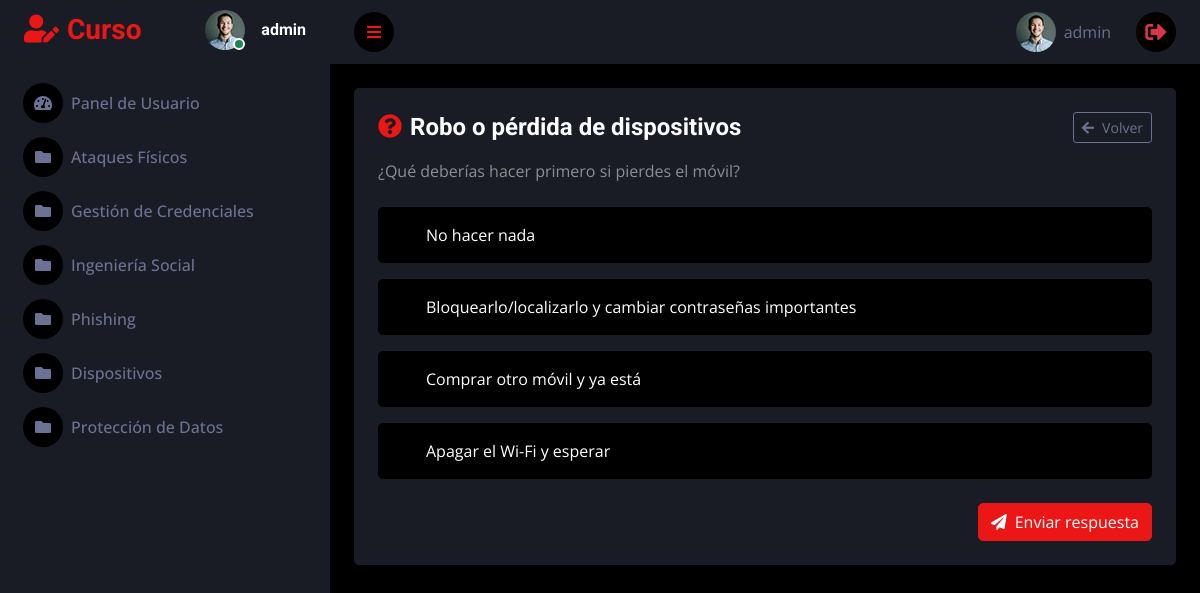
The app's page /challenge/2 (signed in) with its own data.
### tables this page shows
CREATE TABLE users (
            id TEXT PRIMARY KEY,
            name TEXT NOT NULL,
            email TEXT NOT NULL UNIQUE,
            password TEXT NOT NULL,
            age INTEGER NOT NULL,
            gender TEXT NOT NULL,
            studies TEXT NOT NULL
        );

CREATE TABLE categories (
            id INTEGER PRIMARY KEY AUTOINCREMENT,
            category_code TEXT NOT NULL UNIQUE,
            title TEXT NOT NULL
        );

CREATE TABLE challenges (
            id INTEGER PRIMARY KEY AUTOINCREMENT,
            title TEXT NOT NULL UNIQUE,
            is_training INTEGER NOT NULL DEFAULT 1,
            points INTEGER NOT NULL DEFAULT 0,
            question TEXT,
            correct_answer TEXT,
            option1 TEXT,
            option2 TEXT,
            option3 TEXT,
            option4 TEXT,
            is_practical INTEGER NOT NULL DEFAULT 0,
            content TEXT
        );

### app.py (the view)
@app.route("/challenge/<int:challenge_id>")
@login_required
def challenge_page(challenge_id):
    challenge = get_challenge_by_id(challenge_id)
    if not challenge:
        abort(404)
    completed = is_challenge_completed(current_user.id, challenge_id)
    return render_template(
        "challenge.html",
        challenge=challenge,
        completed=completed
    )

### app.py (called while the page is built)
def get_conn():
    conn = sqlite3.connect(app.config["DATABASE"])
    conn.row_factory = sqlite3.Row
    conn.execute("PRAGMA foreign_keys = ON;")
    return conn

def get_categories():
    with get_conn() as conn:
        rows = conn.execute("""
            SELECT category_code, title
            FROM categories
            ORDER BY id ASC
        """).fetchall()
        return [dict(r) for r in rows]

def is_challenge_completed(user_id: str, challenge_id: int) -> bool:
    with get_conn() as conn:
        row = conn.execute("""
            SELECT completed
            FROM user_challenge_progress
            WHERE user_id = ? AND challenge_id = ?
        """, (user_id, challenge_id)).fetchone()
        return bool(row["completed"]) if row else False

def get_challenge_by_id(challenge_id: int):
    with get_conn() as conn:
        row = conn.execute("""
            SELECT *
            FROM challenges
            WHERE id = ?
        """, (challenge_id,)).fetchone()
        return dict(row) if row else None

def get_user_by_username(username: str):
    with get_conn() as conn:
        cur = conn.execute("SELECT id, name, email, password, age, gender, studies FROM users WHERE id = ?", (username,))
        row = cur.fetchone()
        return dict(row) if row else None

@app.context_processor
def inject_globals():
    return dict(
        user=current_user,
        categories=get_categories()
    )

@login_manager.user_loader
def load_user(user_id):
    u = get_user_by_username(user_id)
    return User(u["id"], u["name"], u["email"], u["password"], u["age"], u["gender"], u["studies"]) if u else None

### templates/challenge.html (shortened to what this page needs)
<!DOCTYPE html>
<html lang="en">
<head>
    <link href="https://cdnjs.cloudflare.com/ajax/libs/font-awesome/5.10.0/css/all.min.css" rel="stylesheet">
    <link href="https://cdn.jsdelivr.net/npm/bootstrap-icons@1.4.1/font/bootstrap-icons.css" rel="stylesheet">
    <link href="{{ url_for('static', filename='lib/owlcarousel/assets/owl.carousel.min.css') }}" rel="stylesheet">
    <link href="{{ url_for('static', filename='lib/tempusdominus/css/tempusdominus-bootstrap-4.min.css') }}" rel="stylesheet">
    <link href="{{ url_for('static', filename='css/bootstrap.min.css') }}" rel="stylesheet">
    <link href="{{ url_for('static', filename='css/style.css') }}" rel="stylesheet">
</head>
<body>
<div class="container-fluid position-relative d-flex p-0">
    <div class="sidebar pe-4 pb-3">
        <nav class="navbar bg-secondary navbar-dark">
            <a href="{{ url_for('panel') }}" class="navbar-brand mx-4 mb-3">
                <h3 class="text-primary"><i class="fa fa-user-edit me-2"></i>Curso</h3>
            </a>
            <div class="d-flex align-items-center ms-4 mb-4">
                <div class="position-relative">
                    <img class="rounded-circle"
                         src="{{ url_for('static', filename='img/user.jpg') }}"
                         alt=""
                         style="width: 40px; height: 40px;">
                    <div class="bg-success rounded-circle border border-2 border-white position-absolute end-0 bottom-0 p-1"></div>
                </div>
                <div class="ms-3">
                    <h6 class="mb-0">{{ user.id }}</h6>
                </div>
            </div>
            <div class="navbar-nav w-100">
                <a href="{{ url_for('panel') }}" class="nav-item nav-link">
                    <i class="fa fa-tachometer-alt me-2"></i>Panel de Usuario
                </a>
                {% for c in categories %}
                <a href="{{ url_for('category_page', category_code=c.category_code) }}"
                   class="nav-item nav-link">
                    <i class="fa fa-folder me-2"></i>{{ c.title }}
                </a>
                {% endfor %}
            </div>
        </nav>
    </div>
    <div class="content">
        <nav class="navbar navbar-expand bg-secondary navbar-dark sticky-top px-4 py-0">
            <a href="#" class="sidebar-toggler flex-shrink-0">
                <i class="fa fa-bars"></i>
            </a>
            <div class="navbar-nav align-items-center ms-auto">
                <span class="nav-link d-flex align-items-center">
                    <img class="rounded-circle me-lg-2"
                         src="{{ url_for('static', filename='img/user.jpg') }}"
                         alt=""
                         style="width: 40px; height: 40px;">
                    <span class="d-none d-lg-inline-flex">{{ user.name }}</span>
                </span>
                <a href="{{ url_for('logout') }}" class="nav-link text-danger">
                    <i class="fa fa-sign-out-alt fa-lg"></i>
                </a>
            </div>
        </nav>
        <div class="container-fluid pt-4 px-4">
            <div class="bg-secondary rounded p-4">
                <div class="d-flex align-items-center justify-content-between mb-3">
                    <h4 class="mb-0">
                        <i class="fa fa-question-circle text-primary me-2"></i>{{ challenge.title }}
                    </h4>
                    {% if category_code %}
                    <a href="{{ url_for('category_page', category_code=category_code) }}" class="btn btn-outline-light btn-sm">
                        <i class="fa fa-arrow-left me-2"></i>Volver
                    </a>
                    {% else %}
                    <a href="{{ url_for('panel') }}" class="btn btn-outline-light btn-sm">
                        <i class="fa fa-arrow-left me-2"></i>Volver
                    </a>
                    {% endif %}
                </div>
                {% if not challenge.question %}
                    <div class="alert alert-warning mb-0">
                        Este reto no tiene una pregunta asociada.
                    </div>
                {% else %}
                    <p class="text-white-50 mb-4">{{ challenge.question }}</p>
                    <form method="post">
                        <div class="d-flex flex-column gap-3">
                            <label class="bg-dark rounded p-3 d-flex align-items-center" style="cursor:pointer;">
                                <input class="form-check-input me-3" type="radio" name="answer" value="{{ challenge.option1 }}" required>
                                <span class="text-white">{{ challenge.option1 }}</span>
                            </label>
                            <label class="bg-dark rounded p-3 d-flex align-items-center" style="cursor:pointer;">
                                <input class="form-check-input me-3" type="radio" name="answer" value="{{ challenge.option2 }}" required>
                                <span class="text-white">{{ challenge.option2 }}</span>
                            </label>
                            <label class="bg-dark rounded p-3 d-flex align-items-center" style="cursor:pointer;">
                                <input class="form-check-input me-3" type="radio" name="answer" value="{{ challenge.option3 }}" required>
                                <span class="text-white">{{ challenge.option3 }}</span>
                            </label>
                            <label class="bg-dark rounded p-3 d-flex align-items-center" style="cursor:pointer;">
                                <input class="form-check-input me-3" type="radio" name="answer" value="{{ challenge.option4 }}" required>
                                <span class="text-white">{{ challenge.option4 }}</span>
                            </label>
                        </div>
                        <div class="mt-4 d-flex justify-content-end">
                            <button type="submit" class="btn btn-primary">
                                <i class="fa fa-paper-plane me-2"></i>Enviar respuesta
                            </button>
                        </div>
                    </form>
                {% endif %}
            </div>
        </div>
    </div>
</div>
</body>
</html>

### static/css/style.css (style rules this page uses)
:root { --primary: #EB1616; --secondary: #191C24; --light: #6C7293; --dark: #000000; }
.btn { transition: .5s; }
.sidebar { position: fixed; top: 0; left: 0; bottom: 0; width: 330px; height: 100vh; overflow-y: auto; background: var(--secondary); transition: 0.5s; z-index: 999; }
.content { margin-left: 330px; min-height: 100vh; background: var(--dark); transition: 0.5s; }
@media (min-width: 992px) { .sidebar { margin-left: 0; } }
@media (min-width: 992px) { .content { width: calc(100% - 250px); } }
.sidebar .navbar .navbar-nav .nav-link { padding: 7px 20px; color: var(--light); font-weight: 500; border-left: 3px solid var(--secondary); border-radius: 0 30px 30px 0; outline: none; }
.sidebar .navbar .navbar-nav .nav-link i { width: 40px; height: 40px; display: inline-flex; align-items: center; justify-content: center; background: var(--dark); border-radius: 40px; }
.content .navbar .navbar-nav .nav-link { margin-left: 25px; padding: 12px 0; color: var(--light); outline: none; }
.content .navbar .sidebar-toggler, .content .navbar .navbar-nav .nav-link i { width: 40px; height: 40px; display: inline-flex; align-items: center; justify-content: center; background: var(--dark); border-radius: 40px; }

### records on screen
users: id "admin", name "admin"
categories: title "Ataques Físicos"
categories: title "Gestión de Credenciales"
categories: title "Ingeniería Social"
categories: title "Phishing"
categories: title "Dispositivos"
categories: title "Protección de Datos"
challenges: title "Robo o pérdida de dispositivos", question "¿Qué deberías hacer primero si pierdes el móvil?", option1 "No hacer nada", option2 "Bloquearlo/localizarlo y cambiar contraseñas importantes", option3 "Comprar otro móvil y ya está", option4 "Apagar el Wi-Fi y esperar"
